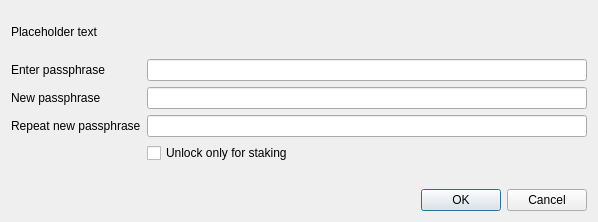
<?xml version="1.0" encoding="UTF-8"?>
<ui version="4.0">
 <class>AskPassphraseDialog</class>
 <widget class="QDialog" name="AskPassphraseDialog">
  <property name="geometry">
   <rect>
    <x>0</x>
    <y>0</y>
    <width>598</width>
    <height>222</height>
   </rect>
  </property>
  <property name="sizePolicy">
   <sizepolicy hsizetype="Preferred" vsizetype="Minimum">
    <horstretch>0</horstretch>
    <verstretch>0</verstretch>
   </sizepolicy>
  </property>
  <property name="minimumSize">
   <size>
    <width>550</width>
    <height>0</height>
   </size>
  </property>
  <property name="windowTitle">
   <string>Passphrase Dialog</string>
  </property>
  <property name="styleSheet">
   <string notr="true"/>
  </property>
  <layout class="QVBoxLayout" name="verticalLayout">
   <property name="sizeConstraint">
    <enum>QLayout::SetMinimumSize</enum>
   </property>
   <item>
    <widget class="QLabel" name="warningLabel">
     <property name="text">
      <string notr="true">Placeholder text</string>
     </property>
     <property name="textFormat">
      <enum>Qt::RichText</enum>
     </property>
     <property name="wordWrap">
      <bool>true</bool>
     </property>
    </widget>
   </item>
   <item>
    <layout class="QFormLayout" name="formLayout">
     <property name="sizeConstraint">
      <enum>QLayout::SetMinimumSize</enum>
     </property>
     <property name="fieldGrowthPolicy">
      <enum>QFormLayout::AllNonFixedFieldsGrow</enum>
     </property>
     <item row="1" column="0">
      <widget class="QLabel" name="passLabel1">
       <property name="text">
        <string>Enter passphrase</string>
       </property>
      </widget>
     </item>
     <item row="1" column="1">
      <widget class="QLineEdit" name="passEdit1">
       <property name="echoMode">
        <enum>QLineEdit::Password</enum>
       </property>
      </widget>
     </item>
     <item row="2" column="0">
      <widget class="QLabel" name="passLabel2">
       <property name="text">
        <string>New passphrase</string>
       </property>
      </widget>
     </item>
     <item row="2" column="1">
      <widget class="QLineEdit" name="passEdit2">
       <property name="echoMode">
        <enum>QLineEdit::Password</enum>
       </property>
      </widget>
     </item>
     <item row="3" column="0">
      <widget class="QLabel" name="passLabel3">
       <property name="text">
        <string>Repeat new passphrase</string>
       </property>
      </widget>
     </item>
     <item row="3" column="1">
      <widget class="QLineEdit" name="passEdit3">
       <property name="echoMode">
        <enum>QLineEdit::Password</enum>
       </property>
      </widget>
     </item>
     <item row="5" column="1">
      <widget class="QLabel" name="capsLabel">
       <property name="font">
        <font>
         <weight>75</weight>
         <bold>true</bold>
        </font>
       </property>
       <property name="text">
        <string/>
       </property>
       <property name="alignment">
        <set>Qt::AlignCenter</set>
       </property>
      </widget>
     </item>
     <item row="4" column="1">
      <widget class="QCheckBox" name="stakingCheckBox">
       <property name="text">
        <string>Unlock only for staking</string>
       </property>
       <property name="visible">
        <bool>false</bool>
       </property>
      </widget>
     </item>
    </layout>
   </item>
   <item>
    <widget class="QDialogButtonBox" name="buttonBox">
     <property name="styleSheet">
      <string notr="true"/>
     </property>
     <property name="orientation">
      <enum>Qt::Horizontal</enum>
     </property>
     <property name="standardButtons">
      <set>QDialogButtonBox::Cancel|QDialogButtonBox::Ok</set>
     </property>
    </widget>
   </item>
  </layout>
 </widget>
 <resources/>
 <connections>
  <connection>
   <sender>buttonBox</sender>
   <signal>accepted()</signal>
   <receiver>AskPassphraseDialog</receiver>
   <slot>accept()</slot>
   <hints>
    <hint type="sourcelabel">
     <x>20</x>
     <y>20</y>
    </hint>
    <hint type="destinationlabel">
     <x>20</x>
     <y>20</y>
    </hint>
   </hints>
  </connection>
  <connection>
   <sender>buttonBox</sender>
   <signal>rejected()</signal>
   <receiver>AskPassphraseDialog</receiver>
   <slot>reject()</slot>
   <hints>
    <hint type="sourcelabel">
     <x>20</x>
     <y>20</y>
    </hint>
    <hint type="destinationlabel">
     <x>20</x>
     <y>20</y>
    </hint>
   </hints>
  </connection>
 </connections>
</ui>
